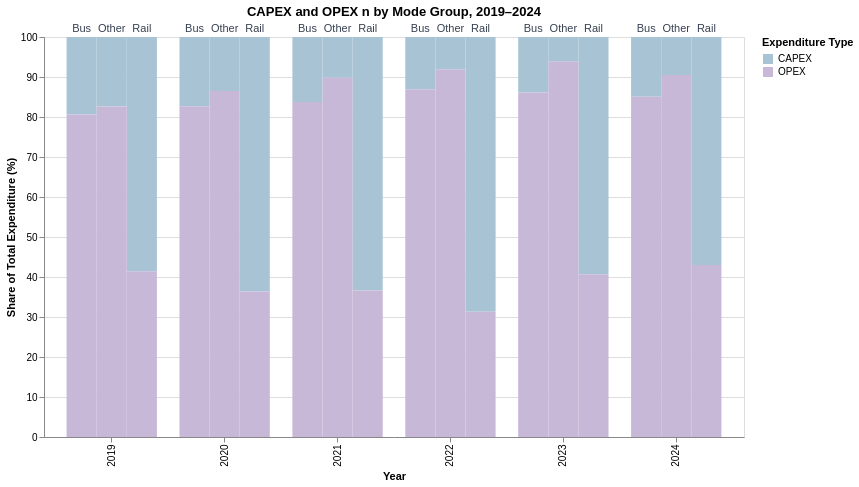

The notebook cell saved with this chart:
### Markdown cell above
### 1.2 Capital and Operating Expenditures by Mode Group Over Time

### Code cell
capex_opex_share = chart_ideas.percent_stacked_bar(
    df_merged,
    "mode_group",
    {
        "CAPEX": "total_capital_expenditures_real",
        "OPEX": "operating_expenses_total_real",
    },
    year_range=(2019, 2024),
    chart_title="CAPEX and OPEX n by Mode Group, 2019–2024",
    y_title="Share of Total Expenditure (%)",
    colors=["#A8C4D4", "#C7B8D8"],
)

capex_opex_share

### Figure 1 — Vega specification as saved in the notebook (floating-point values rounded to 4 significant figures)
{"$schema": "https://vega.github.io/schema/vega/v6.json", "data": [{"name": "source_0", "values": [{"amount": 1369000000.0, "category": "CAPEX", "mode_group": "Bus", "percentage": 19.4, "percentage_end": 100.0, "percentage_start": 80.6, "year": 2019}, {"amount": 198900000.0, "category": "CAPEX", "mode_group": "Other", "percentage": 17.37, "percentage_end": 100.0, "percentage_start": 82.63, "year": 2019}, {"amount": 4083000000.0, "category": "CAPEX", "mode_group": "Rail", "percentage": 58.54, "percentage_end": 100.0, "percentage_start": 41.46, "year": 2019}, {"amount": 1190000000.0, "category": "CAPEX", "mode_group": "Bus", "percentage": 17.29, "percentage_end": 100.0, "percentage_start": 82.71, "year": 2020}, {"amount": 139300000.0, "category": "CAPEX", "mode_group": "Other", "percentage": 13.51, "percentage_end": 100.0, "percentage_start": 86.49, "year": 2020}, {"amount": 4931000000.0, "category": "CAPEX", "mode_group": "Rail", "percentage": 63.62, "percentage_end": 100.0, "percentage_start": 36.38, "year": 2020}, {"amount": 1006000000.0, "category": "CAPEX", "mode_group": "Bus", "percentage": 16.24, "percentage_end": 100.0, "percentage_start": 83.76, "year": 2021}, {"amount": 81570000.0, "category": "CAPEX", "mode_group": "Other", "percentage": 10.19, "percentage_end": 100.0, "percentage_start": 89.81, "year": 2021}, {"amount": 4223000000.0, "category": "CAPEX", "mode_group": "Rail", "percentage": 63.35, "percentage_end": 100.0, "percentage_start": 36.65, "year": 2021}, {"amount": 758700000.0, "category": "CAPEX", "mode_group": "Bus", "percentage": 13.07, "percentage_end": 100.0, "percentage_start": 86.93, "year": 2022}, {"amount": 72050000.0, "category": "CAPEX", "mode_group": "Other", "percentage": 8.032, "percentage_end": 100.0, "percentage_start": 91.97, "year": 2022}, {"amount": 5628000000.0, "category": "CAPEX", "mode_group": "Rail", "percentage": 68.7, "percentage_end": 100.0, "percentage_start": 31.3, "year": 2022}, {"amount": 891900000.0, "category": "CAPEX", "mode_group": "Bus", "percentage": 13.9, "percentage_end": 100.0, "percentage_start": 86.1, "year": 2023}, {"amount": 61840000.0, "category": "CAPEX", "mode_group": "Other", "percentage": 6.154, "percentage_end": 100.0, "percentage_start": 93.85, "year": 2023}, {"amount": 4068000000.0, "category": "CAPEX", "mode_group": "Rail", "percentage": 59.31, "percentage_end": 100.0, "percentage_start": 40.69, "year": 2023}, {"amount": 1013000000.0, "category": "CAPEX", "mode_group": "Bus", "percentage": 14.92, "percentage_end": 100.0, "percentage_start": 85.08, "year": 2024}, {"amount": 110100000.0, "category": "CAPEX", "mode_group": "Other", "percentage": 9.478, "percentage_end": 100.0, "percentage_start": 90.52, "year": 2024}, {"amount": 4142000000.0, "category": "CAPEX", "mode_group": "Rail", "percentage": 57.0, "percentage_end": 100.0, "percentage_start": 43.0, "year": 2024}, {"amount": 5685000000.0, "category": "OPEX", "mode_group": "Bus", "percentage": 80.6, "percentage_end": 80.6, "percentage_start": 0.0, "year": 2019}, {"amount": 946500000.0, "category": "OPEX", "mode_group": "Other", "percentage": 82.63, "percentage_end": 82.63, "percentage_start": 0.0, "year": 2019}, {"amount": 2892000000.0, "category": "OPEX", "mode_group": "Rail", "percentage": 41.46, "percentage_end": 41.46, "percentage_start": 0.0, "year": 2019}, {"amount": 5691000000.0, "category": "OPEX", "mode_group": "Bus", "percentage": 82.71, "percentage_end": 82.71, "percentage_start": 0.0, "year": 2020}, {"amount": 891600000.0, "category": "OPEX", "mode_group": "Other", "percentage": 86.49, "percentage_end": 86.49, "percentage_start": 0.0, "year": 2020}, {"amount": 2820000000.0, "category": "OPEX", "mode_group": "Rail", "percentage": 36.38, "percentage_end": 36.38, "percentage_start": 0.0, "year": 2020}, {"amount": 5189000000.0, "category": "OPEX", "mode_group": "Bus", "percentage": 83.76, "percentage_end": 83.76, "percentage_start": 0.0, "year": 2021}, {"amount": 718900000.0, "category": "OPEX", "mode_group": "Other", "percentage": 89.81, "percentage_end": 89.81, "percentage_start": 0.0, "year": 2021}, {"amount": 2443000000.0, "category": "OPEX", "mode_group": "Rail", "percentage": 36.65, "percentage_end": 36.65, "percentage_start": 0.0, "year": 2021}, {"amount": 5045000000.0, "category": "OPEX", "mode_group": "Bus", "percentage": 86.93, "percentage_end": 86.93, "percentage_start": 0.0, "year": 2022}, {"amount": 824900000.0, "category": "OPEX", "mode_group": "Other", "percentage": 91.97, "percentage_end": 91.97, "percentage_start": 0.0, "year": 2022}, {"amount": 2564000000.0, "category": "OPEX", "mode_group": "Rail", "percentage": 31.3, "percentage_end": 31.3, "percentage_start": 0.0, "year": 2022}, {"amount": 5526000000.0, "category": "OPEX", "mode_group": "Bus", "percentage": 86.1, "percentage_end": 86.1, "percentage_start": 0.0, "year": 2023}, {"amount": 943100000.0, "category": "OPEX", "mode_group": "Other", "percentage": 93.85, "percentage_end": 93.85, "percentage_start": 0.0, "year": 2023}, {"amount": 2792000000.0, "category": "OPEX", "mode_group": "Rail", "percentage": 40.69, "percentage_end": 40.69, "percentage_start": 0.0, "year": 2023}, {"amount": 5777000000.0, "category": "OPEX", "mode_group": "Bus", "percentage": 85.08, "percentage_end": 85.08, "percentage_start": 0.0, "year": 2024}, {"amount": 1051000000.0, "category": "OPEX", "mode_group": "Other", "percentage": 90.52, "percentage_end": 90.52, "percentage_start": 0.0, "year": 2024}, {"amount": 3125000000.0, "category": "OPEX", "mode_group": "Rail", "percentage": 43.0, "percentage_end": 43.0, "percentage_start": 0.0, "year": 2024}]}, {"name": "source_1", "values": [{"mode_group": "Bus", "percentage": 100.0, "year": 2019}, {"mode_group": "Other", "percentage": 100.0, "year": 2019}, {"mode_group": "Rail", "percentage": 100.0, "year": 2019}, {"mode_group": "Bus", "percentage": 100.0, "year": 2020}, {"mode_group": "Other", "percentage": 100.0, "year": 2020}, {"mode_group": "Rail", "percentage": 100.0, "year": 2020}, {"mode_group": "Bus", "percentage": 100.0, "year": 2021}, {"mode_group": "Other", "percentage": 100.0, "year": 2021}, {"mode_group": "Rail", "percentage": 100.0, "year": 2021}, {"mode_group": "Bus", "percentage": 100.0, "year": 2022}, {"mode_group": "Other", "percentage": 100.0, "year": 2022}, {"mode_group": "Rail", "percentage": 100.0, "year": 2022}, {"mode_group": "Bus", "percentage": 100.0, "year": 2023}, {"mode_group": "Other", "percentage": 100.0, "year": 2023}, {"mode_group": "Rail", "percentage": 100.0, "year": 2023}, {"mode_group": "Bus", "percentage": 100.0, "year": 2024}, {"mode_group": "Other", "percentage": 100.0, "year": 2024}, {"mode_group": "Rail", "percentage": 100.0, "year": 2024}]}, {"name": "source_0_x_domain_year_0", "values": [{"year": 2019}, {"year": 2020}, {"year": 2021}, {"year": 2022}, {"year": 2023}, {"year": 2024}]}, {"name": "source_1_x_domain_year_1", "values": [{"year": 2019}, {"year": 2020}, {"year": 2021}, {"year": 2022}, {"year": 2023}, {"year": 2024}]}, {"name": "source_0_xOffset_domain_mode_group_0", "values": [{"mode_group": "Bus"}, {"mode_group": "Other"}, {"mode_group": "Rail"}]}, {"name": "source_1_xOffset_domain_mode_group_1", "values": [{"mode_group": "Bus"}, {"mode_group": "Other"}, {"mode_group": "Rail"}]}, {"name": "source_0_color_domain_category", "values": [{"category": "CAPEX"}, {"category": "OPEX"}]}], "marks": [{"type": "rect", "name": "layer_0_marks", "from": {"data": "source_0"}, "encode": {"update": {"fill": {"field": "category", "scale": "color"}, "width": {"signal": "max(0.25, bandwidth('xOffset'))"}, "y2": {"field": "percentage_start", "scale": "y"}, "y": {"field": "percentage_end", "scale": "y"}, "tooltip": {"signal": "{\"Year\": isValid(datum[\"year\"]) ? isArray(datum[\"year\"]) ? join(datum[\"year\"], '\\n') : datum[\"year\"] : \"\"+datum[\"year\"], \"Mode Group\": isValid(datum[\"mode_group\"]) ? isArray(datum[\"mode_group\"]) ? join(datum[\"mode_group\"], '\\n') : datum[\"mode_group\"] : \"\"+datum[\"mode_group\"], \"Type\": isValid(datum[\"category\"]) ? isArray(datum[\"category\"]) ? join(datum[\"category\"], '\\n') : datum[\"category\"] : \"\"+datum[\"category\"], \"Share\": format(datum[\"percentage\"], \".1f\"), \"Amount\": format(datum[\"amount\"], \",.0f\")}"}, "x": {"field": "year", "scale": "x", "offset": {"field": "mode_group", "scale": "xOffset"}}, "stroke": {}}}, "style": ["bar"]}, {"type": "text", "name": "layer_1_marks", "from": {"data": "source_1"}, "encode": {"update": {"x": {"field": "year", "scale": "x", "offset": {"field": "mode_group", "scale": "xOffset", "band": 0.5}}, "y": {"field": "percentage", "scale": "y"}, "align": {"value": "center"}, "dy": {"value": -8}, "fontWeight": {"value": 500}, "text": {"signal": "isValid(datum[\"mode_group\"]) ? datum[\"mode_group\"] : \"\"+datum[\"mode_group\"]"}, "baseline": {"value": "middle"}, "fontSize": {"value": 11}, "fill": {"value": "#374151"}}}, "style": ["text"]}], "scales": [{"name": "x", "type": "band", "domain": {"fields": [{"data": "source_0_x_domain_year_0", "field": "year"}, {"data": "source_1_x_domain_year_1", "field": "year"}], "sort": true}, "range": [0, {"signal": "width"}], "paddingOuter": 0.2, "paddingInner": 0.2}, {"name": "y", "type": "linear", "domain": [0, 100], "range": [{"signal": "height"}, 0], "nice": true, "zero": true}, {"name": "xOffset", "type": "band", "domain": {"fields": [{"data": "source_0_xOffset_domain_mode_group_0", "field": "mode_group"}, {"data": "source_1_xOffset_domain_mode_group_1", "field": "mode_group"}], "sort": true}, "range": [0, {"signal": "bandwidth('x')"}]}, {"name": "color", "type": "ordinal", "domain": {"data": "source_0_color_domain_category", "field": "category", "sort": true}, "range": ["#A8C4D4", "#C7B8D8"]}], "axes": [{"scale": "y", "gridScale": "x", "maxExtent": 0, "zindex": 0, "labels": false, "orient": "left", "minExtent": 0, "ticks": false, "grid": true, "domain": false, "aria": false, "tickCount": {"signal": "ceil(height/40)"}}, {"scale": "x", "labelAlign": "right", "labelAngle": 270, "labelBaseline": "middle", "zindex": 0, "orient": "bottom", "grid": false, "title": "Year"}, {"scale": "y", "zindex": 0, "grid": false, "orient": "left", "title": "Share of Total Expenditure (%)", "labelOverlap": true, "tickCount": {"signal": "ceil(height/40)"}}], "title": {"text": "CAPEX and OPEX n by Mode Group, 2019–2024", "frame": "group"}, "style": "cell", "legends": [{"title": "Expenditure Type", "fill": "color", "symbolType": "square", "encode": {"symbols": {"update": {"stroke": {"value": null}}}}}], "padding": 5, "height": 400, "width": 700, "background": "white"}
